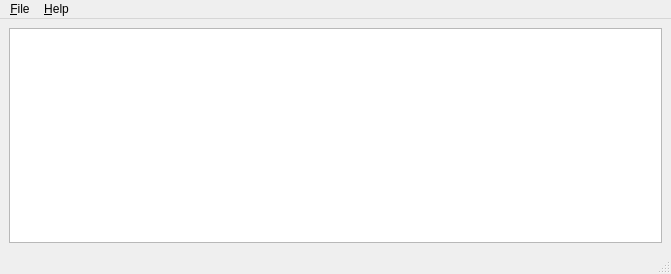
<?xml version="1.0" encoding="UTF-8"?>
<ui version="4.0">
 <class>MainWindow</class>
 <widget class="QMainWindow" name="MainWindow">
  <property name="geometry">
   <rect>
    <x>0</x>
    <y>0</y>
    <width>671</width>
    <height>274</height>
   </rect>
  </property>
  <property name="windowTitle">
   <string>MainWindow</string>
  </property>
  <widget class="QWidget" name="centralwidget">
   <property name="sizePolicy">
    <sizepolicy hsizetype="Expanding" vsizetype="Expanding">
     <horstretch>0</horstretch>
     <verstretch>0</verstretch>
    </sizepolicy>
   </property>
   <layout class="QGridLayout" name="gridLayout">
    <item row="0" column="0">
     <layout class="QVBoxLayout" name="verticalLayout">
      <item>
       <widget class="QTableView" name="logView"/>
      </item>
     </layout>
    </item>
   </layout>
  </widget>
  <widget class="QMenuBar" name="menubar">
   <property name="geometry">
    <rect>
     <x>0</x>
     <y>0</y>
     <width>671</width>
     <height>22</height>
    </rect>
   </property>
   <widget class="QMenu" name="menuFile">
    <property name="title">
     <string>&amp;File</string>
    </property>
    <addaction name="actionClose"/>
    <addaction name="separator"/>
    <addaction name="actionQuit"/>
   </widget>
   <widget class="QMenu" name="menuHelp">
    <property name="title">
     <string>&amp;Help</string>
    </property>
    <addaction name="actionHelpContents"/>
    <addaction name="separator"/>
    <addaction name="actionAbout"/>
    <addaction name="actionAboutQt"/>
   </widget>
   <addaction name="menuFile"/>
   <addaction name="menuHelp"/>
  </widget>
  <widget class="QStatusBar" name="statusbar"/>
  <action name="actionHelpContents">
   <property name="text">
    <string>&amp;Contents...</string>
   </property>
  </action>
  <action name="actionAbout">
   <property name="text">
    <string>About...</string>
   </property>
  </action>
  <action name="actionAboutQt">
   <property name="text">
    <string>About Qt...</string>
   </property>
  </action>
  <action name="actionClose">
   <property name="text">
    <string>&amp;Close</string>
   </property>
  </action>
  <action name="actionQuit">
   <property name="text">
    <string>&amp;Quit</string>
   </property>
  </action>
 </widget>
 <resources/>
 <connections/>
</ui>
